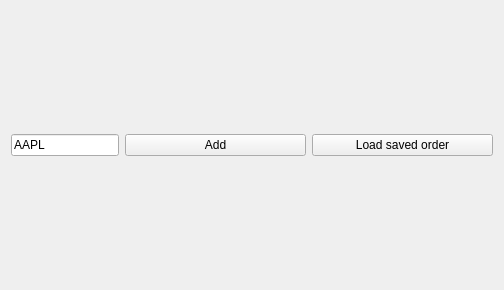
<?xml version="1.0" encoding="UTF-8"?>
<ui version="4.0">
 <class>Form</class>
 <widget class="QWidget" name="Form">
  <property name="geometry">
   <rect>
    <x>0</x>
    <y>0</y>
    <width>504</width>
    <height>290</height>
   </rect>
  </property>
  <property name="sizePolicy">
   <sizepolicy hsizetype="Preferred" vsizetype="Preferred">
    <horstretch>0</horstretch>
    <verstretch>0</verstretch>
   </sizepolicy>
  </property>
  <property name="windowTitle">
   <string>Form</string>
  </property>
  <layout class="QGridLayout" name="gridLayout">
   <item row="0" column="0">
    <widget class="QLineEdit" name="ticker1Input">
     <property name="sizePolicy">
      <sizepolicy hsizetype="Fixed" vsizetype="Fixed">
       <horstretch>0</horstretch>
       <verstretch>0</verstretch>
      </sizepolicy>
     </property>
     <property name="text">
      <string>AAPL</string>
     </property>
    </widget>
   </item>
   <item row="0" column="1">
    <widget class="QPushButton" name="startRealtime1Button">
     <property name="text">
      <string>Add</string>
     </property>
    </widget>
   </item>
   <item row="0" column="2">
    <widget class="QPushButton" name="loadSavedLayoutButton">
     <property name="styleSheet">
      <string notr="true"/>
     </property>
     <property name="text">
      <string>Load saved order</string>
     </property>
     <property name="class" stdset="0">
      <string>redbutton</string>
     </property>
    </widget>
   </item>
   <item row="1" column="0" colspan="3">
    <layout class="QVBoxLayout" name="tableBox1">
     <property name="sizeConstraint">
      <enum>QLayout::SetDefaultConstraint</enum>
     </property>
    </layout>
   </item>
  </layout>
 </widget>
 <resources/>
 <connections/>
</ui>
